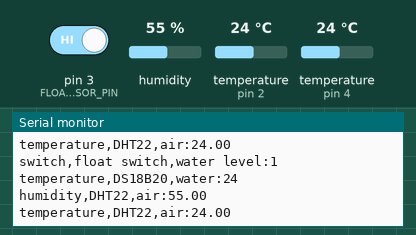
The sketch below on a simulated Arduino Uno, built with avr-gcc and run on an emulated ATmega328P. Shown: the last lines printed to the serial monitor. The test bench sets the inputs (shaded band); at power-on: humidity 55 %, temperature (sensors on pin 4, pin 2) 24 °C, pin 3 (FLOAT_SENSOR_PIN) HIGH.

Above: at 5.5 s.
5.6 s: humidity set to 22 %
At 7.1 s:
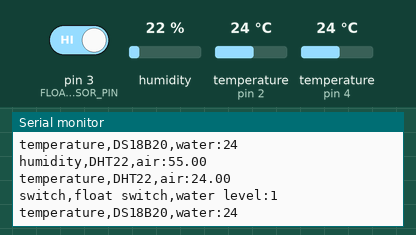
11.3 s: temperature (sensor on pin 4) set to 12 °C
At 16.0 s:
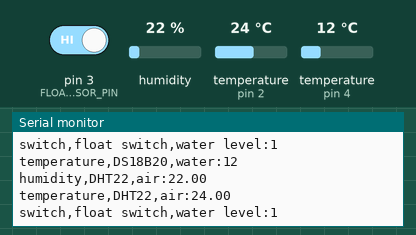
17.0 s: pin 3 (FLOAT_SENSOR_PIN) driven LOW
At 20.7 s:
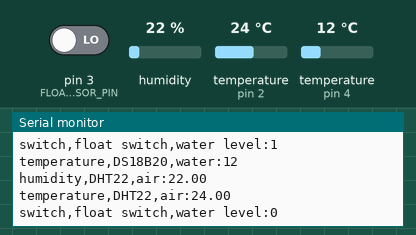
22.7 s: temperature (sensor on pin 2) set to 12 °C
At 27.1 s:
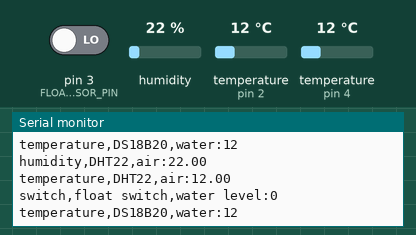
28.4 s: temperature (sensor on pin 4) set to 19 °C
At 30.9 s:
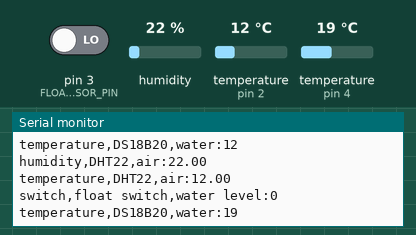
34.1 s: humidity set to 40 %
At 39.0 s:
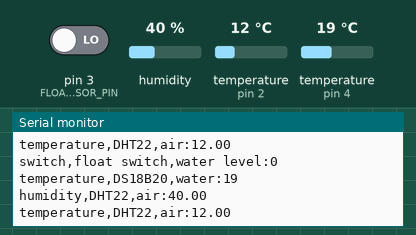
Timing chart, 0 to 40.5 s (numbered marks = the images above; inputs shaded):
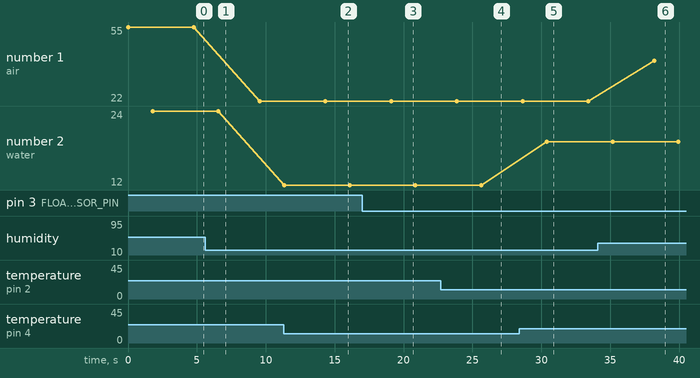

The sketch:

src.ino
```cpp
// DHT Confit
#include "DHT.h"
#define DHTPIN 2
#define DHTTYPE DHT22
DHT dht(DHTPIN, DHTTYPE);
// Light Sensor Config
#define ENABLE_LIGHT_SENSOR false
#define LIGHT_PIN A0
// EC Sensor Config
#define ENABLE_EC_SENSOR false
#define EC_SENSOR_PIN A1
// Float Sensor Config
#define FLOAT_SENSOR_PIN 3
// DH18B20 Temperature Probe Config
#include <OneWire.h>
#include <DallasTemperature.h>
#define TEMP_PROBE_PIN 4
OneWire oneWire(TEMP_PROBE_PIN);
DallasTemperature sensors(&oneWire);


void setup() {
  // put your setup code here, to run once:
  Serial.begin(9600);
  Serial.println(F("Getting things set up..."));
  dht.begin();
  pinMode(FLOAT_SENSOR_PIN, INPUT_PULLUP);
}

float humidity;
float air_temperature;
int light_intensity;
int dissolved_solids;
int float_switch;
int water_temperature;

void loop() {
  // DHT Sensor
  humidity = dht.readHumidity();
  air_temperature = dht.readTemperature();
  if (isnan(humidity) || isnan(air_temperature)) {
    Serial.println(F("Error reading from DHT sensor"));
  }else{
    Serial.print("humidity,DHT22,air:");
    Serial.println(humidity);
    Serial.print("temperature,DHT22,air:");
    Serial.println(air_temperature);
  }
  delay(1000);
  // Light Sensor (photo-resistor)
  if(ENABLE_LIGHT_SENSOR){
    light_intensity = analogRead(LIGHT_PIN);
    Serial.print("light,photoresistor,analog resistor:");
    Serial.println(light_intensity);
    delay(1000);
  }
  // EC Sensor (measures dissolved solids)
  if(ENABLE_EC_SENSOR){
    dissolved_solids = analogRead(EC_SENSOR_PIN);
    Serial.print("ec,robot ocean,dissolved solids:");
    Serial.println(dissolved_solids);
    delay(1000);
  }
  // Float Switch
  float_switch = digitalRead(FLOAT_SENSOR_PIN);
  Serial.print("switch,float switch,water level:");
  Serial.println(float_switch);
  // DS18B20 temperature probe
  sensors.requestTemperatures();
  water_temperature = sensors.getTempCByIndex(0);
  if(water_temperature < -100){ // If not connected, probe reads -127 C
    Serial.println("Error reading from DS18B20 temperature probe");
  }else{
    Serial.print("temperature,DS18B20,water:");
    Serial.println(water_temperature);
  }
  // Polling Delay
  delay(3000);
}
```

Measured:
- after the input at 11.3 s, the serial monitor: prints a new line at once (image 2)
- after the input at 17.0 s, the serial monitor: prints a new line after 3.1 s (image 3)
- after the input at 22.7 s, the serial monitor: prints a new line after 1.2 s (image 4)
- after the input at 28.4 s, the serial monitor: prints a new line after 2.0 s (image 5)
- after the input at 34.1 s, the serial monitor: prints a new line after 4.1 s (image 6)
- plotted number 1: 22 → 40 after the input at 34.1 s
- plotted number 2: 24 → 12 after the input at 11.3 s, 12 → 19 after the input at 28.4 s
